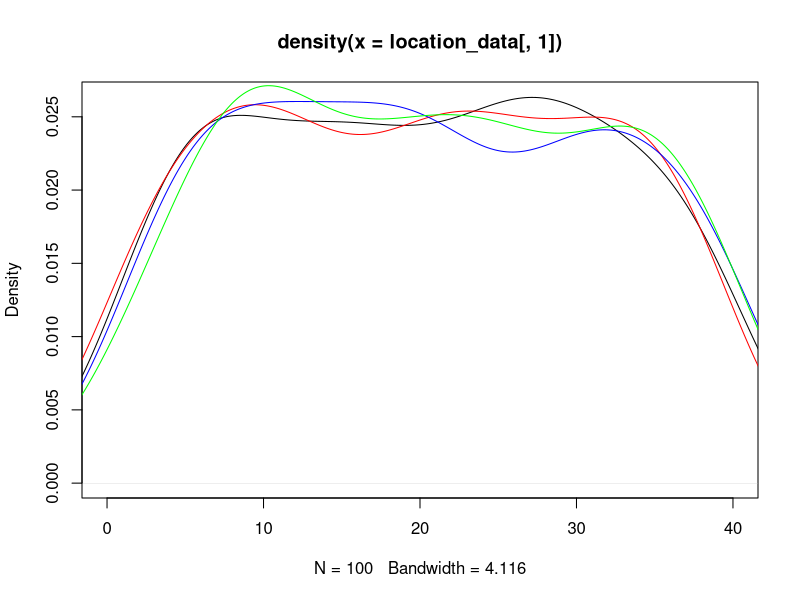
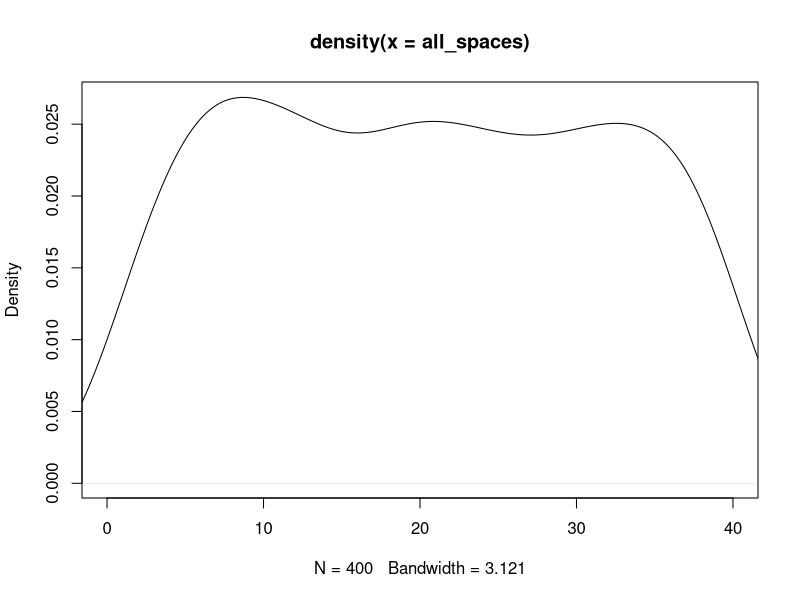
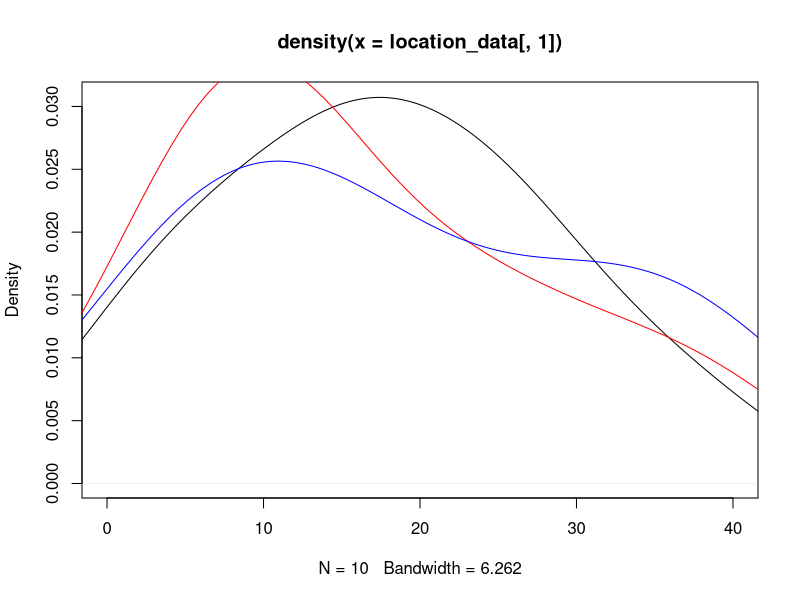
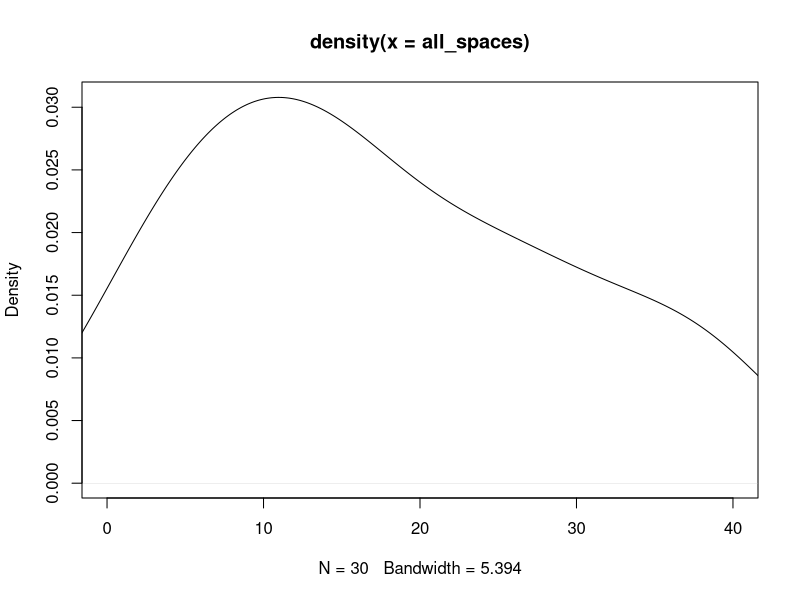

The R source for these figures, in order: (Note: this script raises an error after producing the figures.)
## ---- chunk 1
knitr::opts_chunk$set(echo = TRUE)
## ---- chunk 2
#libraries
library(dplyr)
library(ggplot2)
## ---- chunk 3
#Kayleigh
##LET'S GET MOVING

monopolyBoard <- read.csv("MonopolyBoard.csv", header = T)
monopolyBoard

# Using dice rolls to determine where a player will land on the board
#input: "location"; a number 1-40; where the player is on the board
#output: the amount of spaces the player will move until they are on their new location

#note that this is only accounting for standard dice rolls, no special rules yet...

lets_move = function(location) {
  dice_roll_1 <- sample(1:6, 1, replace = TRUE)
  dice_roll_2 <- sample(1:6, 1, replace = TRUE)
  
  roll_total <- sum(dice_roll_1, dice_roll_2)
  roll_double <- dice_roll_1 == dice_roll_2
  
    location = location + roll_total
    
  if (location <= 40) {
    location = location
  } else {
    location = location - 40
  }
  
  space = monopolyBoard$name[monopolyBoard$spaces == location]
  
  print("You're moving forward...")
  print(roll_total)
  
  print("You're on space...")
  print(location)
  
  #print(space) #This prints out the name of the space that they land on. 
}

#testers
lets_move(1)
lets_move(25)
lets_move(38)
lets_move(40)



#A function to move players around the board and to play Monopoly!
#input: "turns"; the amount of turns we should take
#output: a player's new location on the board

lets_play = function(turns) {
  location = 1
  print("Starting Location: GO!")
  for (i in 1:turns) {
    location = lets_move(location)
  }
  print("You've landed on...")
  return(location)
}



lets_play(10) #tester #in this example if you look at a reference monopoly board and "walk" your way around the board with each move being the number in each output, you'll land on the space on the board corresponding to the final output (when counting "GO" as 1 and/or 40) 

#testers 
#"lets_move" and "lets_play" have both been edited to print out phrases for each roll and move to make it easier to determine how the player is moving. 
#"You're moving forward..." gives the player's roll
#"You're on space..." is the players position after 1 turn/"lets_move"
  # Later try to switch this print statement to the name of the spot that the player is on 
#"You've landed on..." gives the final location after running "lets_play" for "x" turns.
  # Later try to switch this print statement to the name of the spot that the player is on 

lets_play(3)
lets_play(10)

## ---- chunk 4
##DOUBLE DOWN

##WORK IN PROGRESS

#A function using dice rolls to determine how many spaces a player will move with the additional rules for "doubles" in Monopoly
#input: "location"; a number 1-40 where the player is on the board
#outut: the number of spaces the player will move on the board, with the special case of rolling three "doubles" and landing in jail
double_down = function(location) {
  dice_roll_1 <- sample(1:6, 1, replace = TRUE)
  dice_roll_2 <- sample(1:6, 1, replace = TRUE)
  
  roll_total <- sum(dice_roll_1, dice_roll_2)
  roll_double <- dice_roll_1 == dice_roll_2
  
  print("roll was")
  print(roll_total)
    
  if (roll_double) {
    
    dice_roll_3 <- sample(1:6, 1, replace = TRUE)
    dice_roll_4 <- sample(1:6, 1, replace = TRUE)
    
    roll_total_2 <- sum(dice_roll_3, dice_roll_4)
    roll_double_2 <- dice_roll_3 == dice_roll_4
    
    print("roll double was")
    print(roll_total_2)

    
    if (roll_double_2) {
      dice_roll_5 <- sample(1:6, 1, replace = TRUE)
      dice_roll_6 <- sample(1:6, 1, replace = TRUE)
      
      roll_total_3 <- sum(dice_roll_5, dice_roll_6)
      roll_double_3 <- dice_roll_5 == dice_roll_6
      
      print("roll double was")
      print(roll_total_3)
      
      if (roll_double_3) {
        location = 11 #Jail
        print("doubles, doubles, doubles")
        print("You're going to JAIL!")
        
      } else {
        location = location + roll_total + roll_total_2 + roll_total_3
        print("doubles, doubles, not doubles")
        print("You're moving forward...")
        print(roll_total + roll_total_2 + roll_total_3)
      }
    } else {
      location = location + roll_total + roll_total_2
      print("doubles, not doubles")
      print("You're moving forward...")
      print(roll_total+roll_total_2)
    }
  } else {
    location = location + roll_total
    print("no doubles")
    print("You're moving forward...")
    print(roll_total)
  }

    
  if (location <= 40) {
    location = location
  } else {
    location = location - 40
  }

  
  print("You're on space...")
  print(location)
}

double_down(1)
#text out in the function is kinda funky right but it's just to make sure its working right
#In final version switch all dice rolls to sample(1:6,...)

## ---- chunk 5
##CHANCE AND COMMUNITY CHEST CARDS
Card_Numbers <- c(1, 2, 3, 4, 5, 6, 7, 8, 9, 10, 11, 12, 13, 14, 15, 16)

Chance_Cards <- c("Advance to Boardwalk", "Advance to Go (Collect $200)", "Advance to Illinois Avenue. If you pass Go, collect $200", "Advance to St. Charles Place. If you pass Go, collect $200", "Advance to the nearest Railroad. If unowned, you may buy it from the Bank. If owned, pay owner twice the rental to which they are otherwise entitled", "Advance to the nearest Railroad. If unowned, you may buy it from the Bank. If owned, pay owner twice the rental to which they are otherwise entitled", "Advance token to nearest Utility. If unowned, you may buy it from the Bank. If owned, throw dice and pay owner a total ten times amount thrown", "Bank pays you dividend of $50", "Get Out of Jail Free", "Go Back 3 Spaces", "Go to Jail. Go directly to Jail, do not pass Go, do not collect $200", "Make general repairs on all your property. For each house pay $25. For each hotel pay $100", "Speeding fine $15", "Take a trip to Reading Railroad. If you pass Go, collect $200", "You have been elected Chairman of the Board. Pay each player $50", "Your building loan matures. Collect $150")

Chance <- data.frame(Chance_Cards, Card_Numbers)
Chance
##Chance cards to move a player to a new space:
  #1 -> Advance to Boardwalk (space 40)
  #2 -> Advance to Go (space 1)
  #3 -> Advance to Illinois Avenue (space 25)
  #4 -> Advance to St. Charles Place (space 12)
  #5 -> Advance to nearest Railroad (space(s) 6, 16, 26, 36)
  #6 -> Advance to nearest Railraod (space(s) 6, 16, 26, 36)
  #7 -> Advance to nearest Utility (space(s) 13, 29)
  #11 -> Go to Jail (space 11)
  #14 -> Take a trip to Reading Railroad (space 6)

Community_Chest_Cards <- c("Advance to Go (Collect $200)", "Bank error in your favor. Collect $200", "Doctor’s fee. Pay $50", "From sale of stock you get $50", "Get Out of Jail Free", "Go to Jail. Go directly to jail, do not pass Go, do not collect $200", "Holiday fund matures. Receive $100", "Income tax refund. Collect $20", "It is your birthday. Collect $10 from every player", "Life insurance matures. Collect $100", "Pay hospital fees of $100", "Pay school fees of $50", "Receive $25 consultancy fee", "You are assessed for street repair. $40 per house. $115 per hotel", "You have won second prize in a beauty contest. Collect $10", "You inherit $100")

Community_Chest <- data.frame(Community_Chest_Cards, Card_Numbers)
Community_Chest

##Community Chest Cards that move a player to a new space:
  #1 -> Advance to GO (space 1)
  #5 -> Go to Jail (space 11)

## ---- chunk 6
# heidi

#the function "who_goes_first" simulates the initial roll before the game begins in order to determine which player goes first
# input is a number of how many players are going to be playing
# output is the value of each players roll and the player that will start the game based on who had the highest roll
who_goes_first <- function(num_players){
  initial_rolls <- c()
  for (i in 1:num_players) {
    player_i_roll <- sum(sample(1:6, 2, replace=TRUE))
    initial_rolls <- c(initial_rolls, player_i_roll) # vector of every player's roll
    print(paste("Player", i, "rolled", player_i_roll))
  }
  cat("\n")
  if(sum(initial_rolls == max(initial_rolls)) >= 2){
    while (sum(initial_rolls == max(initial_rolls)) >= 2) { # if players tied for highest number
      tied_players <- which(initial_rolls==max(initial_rolls)) # identify which players tied
      print("It's a tie! Roll again")
      cat("\n")
      tie_breaker_rolls <- c()
      for (i in tied_players) { # tied players roll again
       player_i_roll2 <- sum(sample(1:6, 2, replace=TRUE))
       tie_breaker_rolls <- c(tie_breaker_rolls, player_i_roll2)
       print(paste("Player", i, "rolled", player_i_roll2))
      }
      initial_rolls <- tie_breaker_rolls
      highest_roll <- max(tie_breaker_rolls)
      highest_player2 <- tied_players[which(tie_breaker_rolls == highest_roll)]
    }
    cat("\n")
    print(paste("Player", highest_player2, "goes first!"))
  }
  else {
    highest_player <- which.max(initial_rolls) # who rolled the highest number
    print(paste("Player", highest_player, "goes first!"))
  }
}

who_goes_first(4) # test function

## ---- chunk 7
# Olivia
# Website for data: https://stat-jet-asu.github.io/Datasets/InstructorDescriptions/monopoly.html

monopolyBoard <- read.csv("MonopolyBoard.csv", header = T)
head(monopolyBoard)

# This section is for question number 2

# Kayleigh's lets_play function from above incorporating players and density plots
# uses lets_move function from above
# input: turns, # of turns to iterate through; players, number of players (2-4)
# output: density plot with a line for each player's frequency of spaces landed on 
# & density plot for the combined frequency of spaces landed on for all players

lets_play = function(turns, players) {
  location_data <- as.data.frame(matrix(nrow = turns, ncol = players))
  
for (j in 1:players) {
  location = 1
  
  for (i in 1:turns) {
    
    location = lets_move(location)
    location_data[i,j] <- location
    }
  }
  
  # creates density plot of frequency of landing on each space for each player
  plot(density(location_data[,1]), xlim = c(0,40), col = "black")
  
  colors <- c("red", "blue", "green")
  
  for (k in 2:players) {
  lines(density(location_data[,k]), col = colors[k-1]) # adds a density line for each player after the first
  }
  
  # creates density plot for total frequency landing on each space (all players spaces included)
  all_spaces <- as.vector(as.matrix(location_data))
  plot(density(all_spaces), xlim = c(0,40), col = "black")
}
lets_play(100, 4)

## ---- chunk 8
who_goes_first2 <- function(num_players){
  initial_rolls <- c()
  for (i in 1:num_players) {
    player_i_roll <- sum(sample(1:6, 2, replace=TRUE))
    initial_rolls <- c(initial_rolls, player_i_roll) # vector of every player's roll
#    print(paste("Player", i, "rolled", player_i_roll))
  }
  cat("\n")
  if(sum(initial_rolls == max(initial_rolls)) >= 2){
    while (sum(initial_rolls == max(initial_rolls)) >= 2) { # if players tied for highest number
      tied_players <- which(initial_rolls==max(initial_rolls)) # identify which players tied
#      print("It's a tie! Roll again")
#      cat("\n")
      tie_breaker_rolls <- c()
      for (i in tied_players) { # tied players roll again
       player_i_roll2 <- sum(sample(1:6, 2, replace=TRUE))
       tie_breaker_rolls <- c(tie_breaker_rolls, player_i_roll2)
#       print(paste("Player", i, "rolled", player_i_roll2))
      }
      initial_rolls <- tie_breaker_rolls
      highest_roll <- max(tie_breaker_rolls)
      highest_player2 <- tied_players[which(tie_breaker_rolls == highest_roll)]
    }
#    cat("\n")
#    print(paste("Player", highest_player2, "goes first!"))
  }
  else {
    highest_player <- which.max(initial_rolls) # who rolled the highest number
#    print(paste("Player", highest_player, "goes first!"))
#    return(highest_player)
  
    
  # creating player order
  player_order <- length(num_players)
  player_order[1] <- as.integer(highest_player)

 for (j in 2:num_players) {
    
  player_order[j] <- as.integer(player_order[j-1] + 1)
  if (player_order[j] > num_players) {
    player_order[j] <- 1
  }
 }
  print(player_order)
  }
  
  playerlist <- (list(highest_player, player_order))
  return(playerlist)
}

#who_goes_first2(4)

## ---- chunk 9
# Question number 3 -- including jail and double rolls

lets_move2 = function(location) {
  dice_roll_1 <- sample(1:6, 1, replace = TRUE)
  dice_roll_2 <- sample(1:6, 1, replace = TRUE)
  
  roll_total <- sum(dice_roll_1, dice_roll_2)
  roll_double <- dice_roll_1 == dice_roll_2
  
    location = location + roll_total # updates location to be previous location + roll total
    double3 = "false" # double3 is assigned "true" if the player double rolls 3x (as seen in if statement below), otherwise it is assigned "false" 
    
  # first double roll -> roll again
  if (roll_double == TRUE) {
    dice_roll_3 <- sample(1:6, 1, replace = TRUE)
    dice_roll_4 <- sample(1:6, 1, replace = TRUE)
    
    roll_total2 <- sum(dice_roll_3, dice_roll_4)
    roll_double2 <- dice_roll_3 == dice_roll_4
    
    location = location + roll_total2
    double3 = "false"
    
    # if player is at a location past 40, subtract 40 so they go back to the GO space at location "41"
    # this is included in each if statement below so that it applies if player has to roll again
    if (location <= 40) {
      location = location
    } else {
      location = location - 40
    }
     
      # second double roll -> roll again
      if (roll_double2 == TRUE) {
        dice_roll_5 <- sample(1:6, 1, replace = TRUE)
        dice_roll_6 <- sample(1:6, 1, replace = TRUE)
    
        roll_total3 <- sum(dice_roll_5, dice_roll_6)
        roll_double3 <- dice_roll_5 == dice_roll_6
    
        location = location + roll_total3
        double3 = "false"
        
        if (location <= 40) {
          location = location
        } else {
          location = location - 40
        }
        
        # third double roll -> go to jail
          if (roll_double3 == TRUE) {
            location = monopolyBoard$spaces[monopolyBoard$name == "Jail"]
            double3 = "true"
          }
      }
  }  
    
  if (location <= 40) {
    location = location
  } else {
    location = location - 40
  }
  
  listdata <- (list(location, double3)) # creates list for outputs "location" and "double3"
  # if you need to access location from this function, use lets_move2(location)[[1]]
  # if you need to access double3, use lets_move2(double3)[[2]]
  return(listdata)
  
}


# lets_play2 is currently set up to have each player go thru all their turns and then move onto the next player
# probably need to fix this for question 5

## ---- chunk 10

lets_play2 = function(turns, players) {
  
  
  location_data <- as.data.frame(matrix(nrow = turns, ncol = players)) # dataframe will keep data for locations of players for each turn
  double3data <- as.data.frame(matrix(nrow = turns, ncol = players)) # dataframe will say "true" if player double rolled 3x (which lands them in jail) and "false" if they didn't double roll 3x
  
    # puts players in order
    colnames(location_data) <- who_goes_first2(players)[[2]]
  
    location = 1 # each player starts at location 1
    location_data[1,] <- location
    double3 = 0 # initializing "double3" which will be later assigned a "true" or "false" based on if player double rolled 3x
  
    for (i in 2:turns) { # iterates through number of turns
      
        for (j in 1:players) { # rotates through each player
          
        location = lets_move2(location_data[i-1,j])[[1]] # takes location from lets_move2 function and assigns it to location
        location_data[i,j] <- as.integer(location) # puts location value into the dataframe of locations for each player
        double3data[i,j] <- lets_move2(double3)[[2]] # takes "true" or "false" value from double3 and adds it to double3data dataframe
        
      # deals with landing in jail from "go to jail" space and staying there for next 3 turns
      if (31 %in% location_data[i-1,j]) { # if you landed on 31 in the last turn (i-1 turn), you go to jail (space 11) for the ith turn
        location <- 11
        location_data[i,j] <- as.integer(location) # new location is 11
      } else if (11 %in% location_data[i-1,j] & 31 %in% location_data[i-2,j]) { # if you were on space 11 last turn AND you were on space 31 2 turns ago, you stay in jail (space 11) for turn i
        location <- 11
        location_data[i,j] <- as.integer(location)  
      } else if (11 %in% location_data[i-2,j] & 31 %in% location_data[i-3,j]) {
        location <- 11
        location_data[i,j] <- as.integer(location)
      }
        
      # landing in jail from 3x double roll and staying there for next 3 turns
      if (11 %in% location_data[i,j] & "true" %in% double3data[i-1,j]) { # if player's location is 11 (jail) and double3data is"true" (player double rolled 3x), player stays in jail. all 3 if/else if statements keep player in jail for the next 3 turns
        location <- 11
        location_data[i,j] <- as.integer(location)
      } else if (11 %in% location_data[i-1,j] & "true" %in% double3data[i-2,j]) { # 
        location <- 11
        location_data[i,j] <- as.integer(location)
      } else if (11 %in% location_data[i-2,j] & "true" %in% double3data[i-3,j]) {
        location <- 11
        location_data[i,j] <- as.integer(location)
      }
        
    }
  }
  print(location_data)
  
  # creates density plot of frequency of landing on each space for each player
  plot(density(location_data[,1]), xlim = c(0,40), col = "black")
  
  colors <- c("red", "blue", "green")
  
  for (k in 2:players) {
    lines(density(location_data[,k]), col = colors[k-1]) # adds a density line for each player after the first
  }
  
  # creates density plot for total frequency landing on each space (all players spaces included)
  all_spaces <- as.vector(as.matrix(location_data))
  plot(density(all_spaces), xlim = c(0,40), col = "black")
  
}
 
lets_play2(10, 3)

location_data

# how should we go about recording spaces landed on when double rolls occur?

## ---- chunk 11

# Figure out how to have players pay and recieve money from landing on chance and community chest spaces


## ---- chunk 12
#4 - Kayleigh and Maddie 
#Chance - spaces 8, 23, 37
#Community Chest - spaces 3, 18, 34
Chance

Drawing_Chance = function(location) {
  location = location
  draw_card <- sample(1:16, 1, replace = TRUE)
  player_card <- Chance$Chance_Cards[draw_card]
  print(player_card)

  
      if(draw_card == 1) {
        location = 1
      }
      
      if(draw_card == 2) {
        location = 1
      }
      
      if(draw_card == 3) {
        location = 25
      }
  
      if(draw_card == 4){
        location = 12
      }
    
      if(draw_card == 5){
        if(location >= 37 && location <= 5){
              location = 6
            } else {
              if (location >= 6 && location <= 15){
                location = 16
              } else {
                if(location >= 16 && location <= 25){
                  location = 26
                } else {
                  location = 36
                }
              }
            }
    }
  
    if(draw_card == 6){
        if(location >= 37 && location <= 5){
              location = 6
            } else {
              if (location >= 6 && location <= 15){
                location = 16
              } else {
                if(location >= 16 && location <= 25){
                  location = 26
                } else {
                  location = 36
                }
              }
            }
    }
  
    if(draw_card == 7){
        if(location >= 29 && location <= 12){
              location = 13
            } else {
              location = 29
    }
  }
  
    if(draw_card == 11) {
      location = 11
    }
  
    if(draw_card == 14) {
      location = 6
    }
  
    if(draw_card == 10) {
      location = location - 3
    }
  
    location = location
    return(location)
}

Drawing_Chance(8)
Drawing_Chance(23)
Drawing_Chance(37)

Drawing_Community_Chest = function(location) {
  location = location
  draw_card_chest <- sample(1:16, 1, replace = TRUE)
  player_card_chest <- Community_Chest$Community_Chest_Cards[draw_card_chest]
  print(player_card_chest)
  print(location)
  
  if (draw_card_chest == 1) {
    location = 1
  } else {
    if (draw_card_chest == 6) {
    location = 11
    } else {
      location = location
    }
  
  }
  
  location = location 
  return(location)
}

Drawing_Community_Chest(3)
Drawing_Community_Chest(18)
Drawing_Community_Chest(34)

lets_move3 = function(location) {
  dice_roll_1 <- sample(1:6, 1, replace = TRUE)
  dice_roll_2 <- sample(1:6, 1, replace = TRUE)
  
  roll_total <- sum(dice_roll_1, dice_roll_2)
  roll_double <- dice_roll_1 == dice_roll_2
  
    location = location + roll_total
    double3 = "false"
  
  print("your roll total is...")
  print(roll_total)

  if (location <= 40) {
      location = location
  } else {
      location = location - 40
  }
   
  print("your location is...")
  print(location)
  
  if(location == 8 || location == 23 || location == 27) {
    location = Drawing_Chance(location)
    print("your location is...")
    print(location)
  }
  
  if(location == 3 || location == 18 || location == 34) {
    location = Drawing_Community_Chest(location)
    print("your location is...")
    print(location)
  }
    
  # first double roll -> roll again
  if (roll_double == TRUE) {
    dice_roll_3 <- sample(1:6, 1, replace = TRUE)
    dice_roll_4 <- sample(1:6, 1, replace = TRUE)
    
    roll_total2 <- sum(dice_roll_3, dice_roll_4)
    roll_double2 <- dice_roll_3 == dice_roll_4
    
    location = location + roll_total2
    double3 = "false"
    print("1 double")
    
    if (location <= 40) {
      location = location
    } else {
      location = location - 40
    }
    
    
    if(location == 8 || location == 23 || location == 27) {
    location = Drawing_Chance(location)
    }
  
  if(location == 3 || location == 18 || location == 34) {
    location = Drawing_Community_Chest(location)
    }
     
      # second double roll -> roll again
      if (roll_double2 == TRUE) {
        dice_roll_5 <- sample(1:6, 1, replace = TRUE)
        dice_roll_6 <- sample(1:6, 1, replace = TRUE)
    
        roll_total3 <- sum(dice_roll_5, dice_roll_6)
        roll_double3 <- dice_roll_5 == dice_roll_6
    
        location = location + roll_total3
        double3 = "false"
        print("2 doubles")
        
        if (location <= 40) {
          location = location
        } else {
          location = location - 40
        }
        
        if(location == 8 || location == 23 || location == 27) {
          location = Drawing_Chance(location)
        }
  
        if(location == 3 || location == 18 || location == 34) {
          location = Drawing_Community_Chest(location)
         
        }
        
        # third double roll -> go to jail
          if (roll_double3 == TRUE) {
            location = monopolyBoard$spaces[monopolyBoard$name == "Jail"]
            double3 = "true"
            print("three doubles")
          }
      }
  }  
   
  location = location 
  
  print("your location is...")
  print(location)
  listdata <- (list(location, double3))
  return(listdata)
  
}

lets_move3(1)

lets_play3 = function(turns, players) {
  
  location_data <- as.data.frame(matrix(nrow = turns, ncol = players))
  double3data <- as.data.frame(matrix(nrow = turns, ncol = players))
  
  for (j in 1:players) {
    location = 1
    double3 = 0
  
    for (i in 1:turns) {
      
        location = lets_move2(location)[[1]]
        location_data[i,j] <- as.integer(location)
        double3data[i,j] <- lets_move3(double3)[[2]]
        
      # deals with landing in jail from "go to jail" space and staying there for next 3 turns
      if (31 %in% location_data[i-1,j]) { # if you land on 31 (go to jail), next location is in jail (space 11)
        location <- 11
        location_data[i,j] <- as.integer(location)
      } else if (11 %in% location_data[i-1,j] & 31 %in% location_data[i-2,j]) {
        location <- 11
        location_data[i,j] <- as.integer(location)
      } else if (11 %in% location_data[i-2,j] & 31 %in% location_data[i-3,j]) {
        location <- 11
        location_data[i,j] <- as.integer(location)
      }
        
      # landing in jail from 3x double roll and staying there for next 3 turns
      if (11 %in% location_data[i,j] & "true" %in% double3data[i-1,j]) { # "true" means player double rolled 3x -> jail
        location <- 11
        location_data[i,j] <- as.integer(location)
      } else if (11 %in% location_data[i-1,j] & "true" %in% double3data[i-2,j]) { # 
        location <- 11
        location_data[i,j] <- as.integer(location)
      } else if (11 %in% location_data[i-2,j] & "true" %in% double3data[i-3,j]) {
        location <- 11
        location_data[i,j] <- as.integer(location)
      }
        
    }
  }
  #print(location_data)
  
  # creates density plot of frequency of landing on each space for each player
  plot(density(location_data[,1]), xlim = c(0,40), col = "black")
  plot(location_data[,1], xlim= c(0,40), col="black", type="h", xlab="Spaces", ylab="Frequency", main="Frequency of Landing on Each Space for Each Player")
  
  colors <- c("red", "blue", "green")
  
  for (k in 2:players) {
    lines(density(location_data[,k]), col = colors[k-1]) # adds a density line for each player after the first
  }
  
  # creates density plot for total frequency landing on each space (all players spaces included)
  all_spaces <- as.vector(as.matrix(location_data))
  plot(density(all_spaces), xlim = c(0,40), col = "black")
  
}
## ---- chunk 13

#use lets_move2 for freq plot

 
## ---- chunk 14
#hello
dice_roll <- sum(sample(1:6, 2, replace = TRUE))
dice_roll

#Need to figure out how to exchange money between players
Chance_Money <- function(money){
  money = money
  draw_card <- sample(1:16, 1, replace = TRUE)
  player_card <- Chance$Chance_Cards[draw_card]
  print(player_card)
  
  if(draw_card == 2){
    money = money + 200
  }
  
  if(draw_card == 8){
    money = money + 50
  }
  
  if(draw_card == 12){
    if(properties == 5){
      money = money - 125
    }
    if(properties == 6){
      money = money - 150
    }
  }
  
  if(draw_card == 13){
    money = money - 15
  }
  
  if(draw_card == 16){
    money = money + 150
  }
}

#Need to figure out how to exchange money between players
Community_Chest_Money <- function(money){
  money = money
  draw_card <- sample(1:16, 1, replace = TRUE)
  player_card <- Community_Chest$Community_Chest_Cards[draw_card]
  print(player_card)
  
  if(draw_card == 1){
    money = money + 200
  }
  
  if(draw_card == 2){
    money = money + 200
  }
  
  if(draw_card == 3){
    money = money - 50
  }
  
  if(draw_card == 4){
    money = money + 50
  }
  
  if(draw_card == 7){
    money = money + 100
  }
  
  if(draw_card == 8){
    money = money + 20
  }
  
  if(draw_card == 10){
    money = money + 100
  }
  
  if(draw_card == 11){
    money = money - 100
  }
  
  if(draw_card == 12){
    money = money - 50
  }
  
  if(draw_card == 13){
    money = money + 25
  }
  
  if(draw_card == 15){
    money = money + 10
  }
  
  if(draw_card == 16){
    money = money + 100
  }
}

Chance
Community_Chest
## ---- chunk 15
Players <- c("Player 1", "Player 2", "Player 3", "Player 4")
Player_Bank <- c("1250", "1250", "1250", "1250")

The_Players <- data.frame(Players, Player_Bank)
The_Players

monopolyBoard

Property <- c("Mediterranean", "Baltic", "Reading Railroad", "Oriental", "Vermot", "Connecticut", "St. Charles", "Electric Company", "States", "Virginia", "Pennsylvania Railroad", "St. James", "Tennessee", "New York", "Kentucky", "Indiana", "Illinios", "B&O Railroad", "Atlantic", "Ventnor", "Water Works", "Marvin Gardens", "Pacific", "N. Carolina", "Pennsylvania", "Short Line Railroad", "Park Place", "Boardwalk")
Property_Status <- c("Unowned", "Unowned", "Unowned", "Unowned", "Unowned", "Unowned", "Unowned", "Unowned", "Unowned", "Unowned", "Unowned", "Unowned", "Unowned", "Unowned", "Unowned", "Unowned", "Unowned", "Unowned", "Unowned", "Unowned", "Unowned", "Unowned", "Unowned", "Unowned", "Unowned", "Unowned", "Unowned", "Unowned")

The_Properties <- data.frame(Property, Property_Status)
The_Properties

## ---- chunk 16
library(tidyverse)
assigning_properties <- function( ){
  smpl <- sample(1:28, 28, replace = FALSE)
  smpl
  property_order <- data.frame(smpl)
  property_order
}

Owned_Spaces <- sample(1:28, 28, replace = FALSE)
Owned_Spaces
Players <- c("Player 1", "Player 2", "Player 3", "Player 4")
Player_Bank <- c("1250", "1250", "1250", "1250")

The_Players <- data.frame(Players, Player_Bank)
The_Players

The_Players_Owned <- data.frame(Players, Owned_Spaces)
The_Players_Owned <- The_Players_Owned %>% pivot_wider(names_from = Players, values_from = Owned_Spaces)
The_Players_Owned[[1]]
The_Players_Owned[[2]]
The_Players_Owned[[3]]


lets_play3 = function(turns, players) {
  
  location_data <- as.data.frame(matrix(nrow = turns, ncol = players))
  double3data <- as.data.frame(matrix(nrow = turns, ncol = players))
  
  for (j in 1:players) {
    location = 1
    double3 = 0
    
    
    for (i in 1:turns) {
      
        location = lets_move2(location)[[1]]
        location_data[i,j] <- as.integer(location)
        double3data[i,j] <- lets_move3(double3)[[2]]
        
      # deals with landing in jail from "go to jail" space and staying there for next 3 turns
      if (31 %in% location_data[i-1,j]) { # if you land on 31 (go to jail), next location is in jail (space 11)
        location <- 11
        location_data[i,j] <- as.integer(location)
      } else if (11 %in% location_data[i-1,j] & 31 %in% location_data[i-2,j]) {
        location <- 11
        location_data[i,j] <- as.integer(location)
      } else if (11 %in% location_data[i-2,j] & 31 %in% location_data[i-3,j]) {
        location <- 11
        location_data[i,j] <- as.integer(location)
      }
        
      # landing in jail from 3x double roll and staying there for next 3 turns
      if (11 %in% location_data[i,j] & "true" %in% double3data[i-1,j]) { # "true" means player double rolled 3x -> jail
        location <- 11
        location_data[i,j] <- as.integer(location)
      } else if (11 %in% location_data[i-1,j] & "true" %in% double3data[i-2,j]) { # 
        location <- 11
        location_data[i,j] <- as.integer(location)
      } else if (11 %in% location_data[i-2,j] & "true" %in% double3data[i-3,j]) {
        location <- 11
        location_data[i,j] <- as.integer(location)
      }
        
    }
  }
  #print(location_data)
  
  # creates density plot of frequency of landing on each space for each player
  plot(density(location_data[,1]), xlim = c(0,40), col = "black")
  
  colors <- c("red", "blue", "green")
  
  for (k in 2:players) {
    lines(density(location_data[,k]), col = colors[k-1]) # adds a density line for each player after the first
  }
  
  # creates density plot for total frequency landing on each space (all players spaces included)
  all_spaces <- as.vector(as.matrix(location_data))
  plot(density(all_spaces), xlim = c(0,40), col = "black")
  
}
